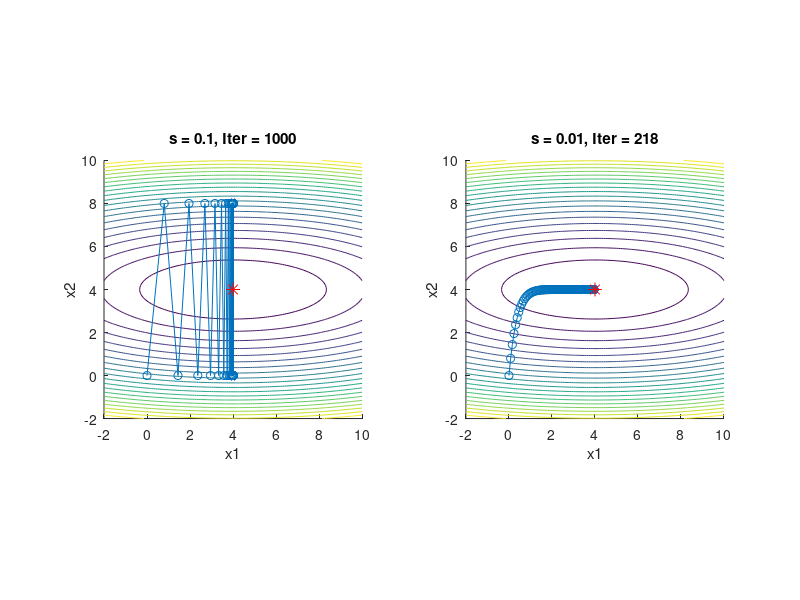

Write the MATLAB code that produced this figure.
f = @(x) (x(1) - 4)^2 + 10*(x(2) - 4)^2;
gradf = @(x) [2*(x(1) - 4); 20*(x(2) - 4)];

x0 = [0; 0];
tol = 1e-3;
maxiter = 1000;
steps = [0.1, 0.01];

figure;
for i = 1:2
    s = steps(i);
    x = x0;
    iter = 0;
    xhist = x;

    while true
        g = gradf(x);
        xnew = x - s * g;
        iter = iter + 1;
        xhist = [xhist, xnew];

        if norm(xnew - x) < tol || iter >= maxiter
            break;
        end

        x = xnew;
    end

    subplot(1, 2, i);
    hold on;
    [X1, X2] = meshgrid(-2:0.1:10, -2:0.1:10);
    F = (X1 - 4).^2 + 10*(X2 - 4).^2;
    contour(X1, X2, F, 20);
    plot(xhist(1, :), xhist(2, :), '-o');
    plot(4, 4, 'r*', 'MarkerSize', 10);
    title(['s = ', num2str(s), ', Iter = ', num2str(iter)]);
    xlabel('x1');
    ylabel('x2');
    axis equal;
end
